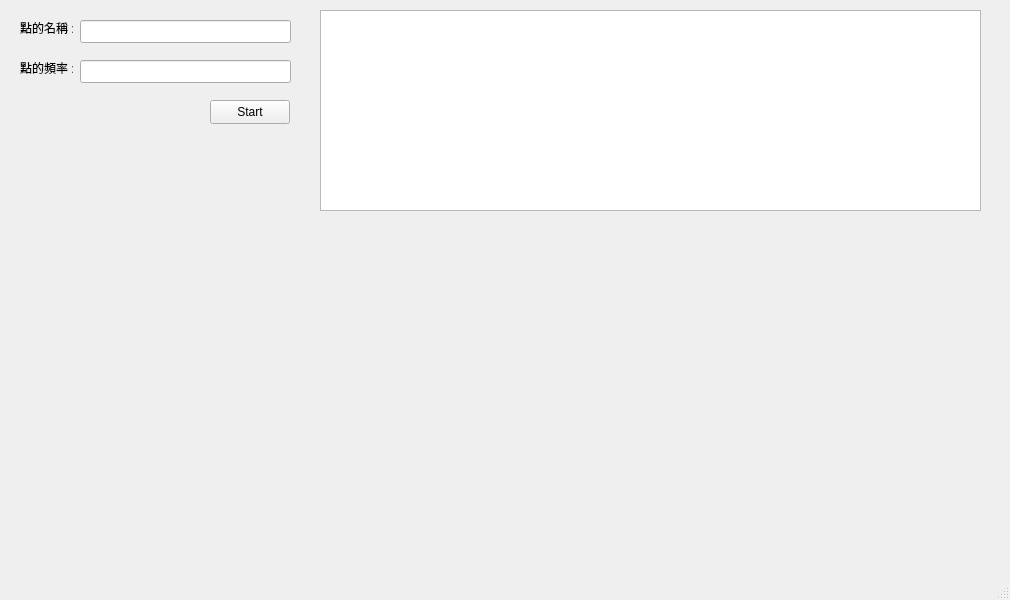
<?xml version="1.0" encoding="UTF-8"?>
<ui version="4.0">
 <class>MainWindow</class>
 <widget class="QMainWindow" name="MainWindow">
  <property name="geometry">
   <rect>
    <x>0</x>
    <y>0</y>
    <width>1010</width>
    <height>600</height>
   </rect>
  </property>
  <property name="windowTitle">
   <string>MainWindow</string>
  </property>
  <widget class="QWidget" name="centralwidget">
   <widget class="QPushButton" name="pushButton">
    <property name="geometry">
     <rect>
      <x>210</x>
      <y>100</y>
      <width>80</width>
      <height>24</height>
     </rect>
    </property>
    <property name="text">
     <string>Start</string>
    </property>
   </widget>
   <widget class="QLineEdit" name="lineEdit">
    <property name="geometry">
     <rect>
      <x>80</x>
      <y>20</y>
      <width>211</width>
      <height>23</height>
     </rect>
    </property>
   </widget>
   <widget class="QLineEdit" name="lineEdit_2">
    <property name="geometry">
     <rect>
      <x>80</x>
      <y>60</y>
      <width>211</width>
      <height>23</height>
     </rect>
    </property>
   </widget>
   <widget class="QLabel" name="label">
    <property name="geometry">
     <rect>
      <x>20</x>
      <y>20</y>
      <width>53</width>
      <height>16</height>
     </rect>
    </property>
    <property name="text">
     <string>點的名稱 :</string>
    </property>
   </widget>
   <widget class="QLabel" name="label_2">
    <property name="geometry">
     <rect>
      <x>20</x>
      <y>60</y>
      <width>53</width>
      <height>16</height>
     </rect>
    </property>
    <property name="text">
     <string>點的頻率 :</string>
    </property>
   </widget>
   <widget class="QTextBrowser" name="textBrowser">
    <property name="geometry">
     <rect>
      <x>320</x>
      <y>10</y>
      <width>661</width>
      <height>201</height>
     </rect>
    </property>
    <property name="verticalScrollBarPolicy">
     <enum>Qt::ScrollBarAsNeeded</enum>
    </property>
    <property name="horizontalScrollBarPolicy">
     <enum>Qt::ScrollBarAsNeeded</enum>
    </property>
   </widget>
  </widget>
  <widget class="QMenuBar" name="menubar">
   <property name="geometry">
    <rect>
     <x>0</x>
     <y>0</y>
     <width>1010</width>
     <height>21</height>
    </rect>
   </property>
  </widget>
  <widget class="QStatusBar" name="statusbar"/>
 </widget>
 <resources/>
 <connections/>
</ui>
